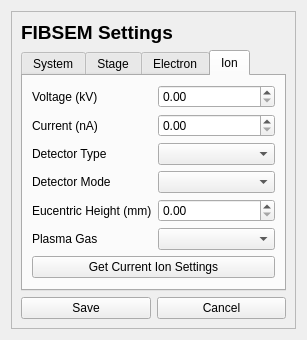
<?xml version="1.0" encoding="UTF-8"?>
<ui version="4.0">
 <class>Dialog</class>
 <widget class="QDialog" name="Dialog">
  <property name="geometry">
   <rect>
    <x>0</x>
    <y>0</y>
    <width>307</width>
    <height>340</height>
   </rect>
  </property>
  <property name="windowTitle">
   <string>Dialog</string>
  </property>
  <layout class="QGridLayout" name="gridLayout">
   <item row="2" column="0">
    <widget class="QFrame" name="frame">
     <property name="frameShape">
      <enum>QFrame::StyledPanel</enum>
     </property>
     <property name="frameShadow">
      <enum>QFrame::Raised</enum>
     </property>
     <layout class="QGridLayout" name="gridLayout_2">
      <item row="1" column="0" colspan="2">
       <widget class="QTabWidget" name="tabWidget">
        <property name="currentIndex">
         <number>3</number>
        </property>
        <widget class="QWidget" name="system">
         <attribute name="title">
          <string>System</string>
         </attribute>
         <layout class="QGridLayout" name="gridLayout_3">
          <item row="0" column="1">
           <widget class="QLineEdit" name="lineEdit_system_ip_address"/>
          </item>
          <item row="0" column="0">
           <widget class="QLabel" name="label_system_ip_address">
            <property name="text">
             <string>IP Address</string>
            </property>
           </widget>
          </item>
          <item row="1" column="0">
           <widget class="QLabel" name="label_system_application_file">
            <property name="text">
             <string>Default Application File</string>
            </property>
           </widget>
          </item>
          <item row="1" column="1">
           <widget class="QComboBox" name="comboBox_system_application_file"/>
          </item>
          <item row="2" column="0">
           <spacer name="verticalSpacer">
            <property name="orientation">
             <enum>Qt::Vertical</enum>
            </property>
            <property name="sizeHint" stdset="0">
             <size>
              <width>20</width>
              <height>40</height>
             </size>
            </property>
           </spacer>
          </item>
         </layout>
        </widget>
        <widget class="QWidget" name="stage">
         <attribute name="title">
          <string>Stage</string>
         </attribute>
         <layout class="QGridLayout" name="gridLayout_4">
          <item row="2" column="1">
           <widget class="QSpinBox" name="spinBox_stage_pre_tilt"/>
          </item>
          <item row="4" column="1">
           <widget class="QSpinBox" name="spinBox_stage_tilt_flat_to_ion"/>
          </item>
          <item row="0" column="0">
           <widget class="QLabel" name="label_stage_rotation_flat_to_electron">
            <property name="text">
             <string>Rotation Flat to Electron (deg)</string>
            </property>
           </widget>
          </item>
          <item row="1" column="0">
           <widget class="QLabel" name="label_stage_rotation_flat_to_ion">
            <property name="text">
             <string>Rotation Flat to Ion (deg)</string>
            </property>
           </widget>
          </item>
          <item row="2" column="0">
           <widget class="QLabel" name="label_stage_pre_tilt">
            <property name="text">
             <string>Shuttle Pre-Tilt (deg)</string>
            </property>
           </widget>
          </item>
          <item row="0" column="1">
           <widget class="QSpinBox" name="spinBox_stage_rotation_flat_to_electron">
            <property name="maximum">
             <number>361</number>
            </property>
           </widget>
          </item>
          <item row="3" column="1">
           <widget class="QSpinBox" name="spinBox_stage_tilt_flat_to_electron"/>
          </item>
          <item row="1" column="1">
           <widget class="QSpinBox" name="spinBox_stage_rotation_flat_to_ion">
            <property name="maximum">
             <number>361</number>
            </property>
           </widget>
          </item>
          <item row="5" column="1">
           <widget class="QDoubleSpinBox" name="doubleSpinBox_stage_needle_height_limit"/>
          </item>
          <item row="3" column="0">
           <widget class="QLabel" name="label_stage_tilt_flat_to_electron">
            <property name="text">
             <string>Tilt Flat to Electron (deg)</string>
            </property>
           </widget>
          </item>
          <item row="5" column="0">
           <widget class="QLabel" name="label_stage_needle_height_limit">
            <property name="text">
             <string>Needle Height Limit (mm)</string>
            </property>
           </widget>
          </item>
          <item row="4" column="0">
           <widget class="QLabel" name="label_stage_tilt_flat_to_ion">
            <property name="text">
             <string>Tilt Flat to Ion (deg)</string>
            </property>
           </widget>
          </item>
          <item row="6" column="1">
           <spacer name="verticalSpacer_2">
            <property name="orientation">
             <enum>Qt::Vertical</enum>
            </property>
            <property name="sizeHint" stdset="0">
             <size>
              <width>20</width>
              <height>40</height>
             </size>
            </property>
           </spacer>
          </item>
         </layout>
        </widget>
        <widget class="QWidget" name="electron">
         <attribute name="title">
          <string>Electron</string>
         </attribute>
         <layout class="QGridLayout" name="gridLayout_5">
          <item row="2" column="0">
           <widget class="QLabel" name="label_electron_detector_type">
            <property name="text">
             <string>Detector Type</string>
            </property>
           </widget>
          </item>
          <item row="0" column="0">
           <widget class="QLabel" name="label_electron_votlage">
            <property name="text">
             <string>Voltage (kV)</string>
            </property>
           </widget>
          </item>
          <item row="4" column="0">
           <widget class="QLabel" name="label_electron_eucentric_height">
            <property name="text">
             <string>Eucentric Height (mm)</string>
            </property>
           </widget>
          </item>
          <item row="1" column="1">
           <widget class="QDoubleSpinBox" name="doubleSpinBox_electron_current">
            <property name="singleStep">
             <double>0.010000000000000</double>
            </property>
           </widget>
          </item>
          <item row="0" column="1">
           <widget class="QDoubleSpinBox" name="doubleSpinBox_electron_voltage">
            <property name="singleStep">
             <double>0.010000000000000</double>
            </property>
           </widget>
          </item>
          <item row="1" column="0">
           <widget class="QLabel" name="label_electron_current">
            <property name="text">
             <string>Current (pA)</string>
            </property>
           </widget>
          </item>
          <item row="2" column="1">
           <widget class="QComboBox" name="comboBox_electron_detector_type"/>
          </item>
          <item row="3" column="1">
           <widget class="QComboBox" name="comboBox_electron_detector_mode"/>
          </item>
          <item row="5" column="0" colspan="2">
           <widget class="QPushButton" name="pushButton_get_electron_settings">
            <property name="text">
             <string>Get Current Electron Settings</string>
            </property>
           </widget>
          </item>
          <item row="3" column="0">
           <widget class="QLabel" name="label_electron_detector_mode">
            <property name="text">
             <string>Detector Mode</string>
            </property>
           </widget>
          </item>
          <item row="4" column="1">
           <widget class="QDoubleSpinBox" name="doubleSpinBox_electron_eucentric_height">
            <property name="singleStep">
             <double>0.010000000000000</double>
            </property>
           </widget>
          </item>
          <item row="6" column="0">
           <spacer name="verticalSpacer_3">
            <property name="orientation">
             <enum>Qt::Vertical</enum>
            </property>
            <property name="sizeHint" stdset="0">
             <size>
              <width>20</width>
              <height>40</height>
             </size>
            </property>
           </spacer>
          </item>
         </layout>
        </widget>
        <widget class="QWidget" name="ion">
         <attribute name="title">
          <string>Ion</string>
         </attribute>
         <layout class="QGridLayout" name="gridLayout_6">
          <item row="6" column="0" colspan="2">
           <widget class="QPushButton" name="pushButton_get_ion_settings">
            <property name="text">
             <string>Get Current Ion Settings</string>
            </property>
           </widget>
          </item>
          <item row="5" column="0">
           <widget class="QLabel" name="label_ion_plasma_gas">
            <property name="text">
             <string>Plasma Gas</string>
            </property>
           </widget>
          </item>
          <item row="2" column="1">
           <widget class="QComboBox" name="comboBox_ion_detector_type"/>
          </item>
          <item row="2" column="0">
           <widget class="QLabel" name="label_ion_detector_type">
            <property name="text">
             <string>Detector Type</string>
            </property>
           </widget>
          </item>
          <item row="4" column="0">
           <widget class="QLabel" name="label_ion_eucentric_height">
            <property name="text">
             <string>Eucentric Height (mm)</string>
            </property>
           </widget>
          </item>
          <item row="1" column="1">
           <widget class="QDoubleSpinBox" name="doubleSpinBox_ion_current"/>
          </item>
          <item row="3" column="0">
           <widget class="QLabel" name="label_ion_detector_mode">
            <property name="text">
             <string>Detector Mode</string>
            </property>
           </widget>
          </item>
          <item row="4" column="1">
           <widget class="QDoubleSpinBox" name="doubleSpinBox_ion_eucentric_height"/>
          </item>
          <item row="0" column="1">
           <widget class="QDoubleSpinBox" name="doubleSpinBox_ion_voltage"/>
          </item>
          <item row="0" column="0">
           <widget class="QLabel" name="label_ion_voltage">
            <property name="text">
             <string>Voltage (kV)</string>
            </property>
           </widget>
          </item>
          <item row="5" column="1">
           <widget class="QComboBox" name="comboBox_ion_plasma_gas"/>
          </item>
          <item row="3" column="1">
           <widget class="QComboBox" name="comboBox_ion_detector_mode"/>
          </item>
          <item row="1" column="0">
           <widget class="QLabel" name="label_ion_current">
            <property name="text">
             <string>Current (nA)</string>
            </property>
           </widget>
          </item>
          <item row="7" column="0">
           <spacer name="verticalSpacer_4">
            <property name="orientation">
             <enum>Qt::Vertical</enum>
            </property>
            <property name="sizeHint" stdset="0">
             <size>
              <width>20</width>
              <height>40</height>
             </size>
            </property>
           </spacer>
          </item>
         </layout>
        </widget>
       </widget>
      </item>
      <item row="10" column="0">
       <widget class="QPushButton" name="pushButton_save_settings">
        <property name="text">
         <string>Save</string>
        </property>
       </widget>
      </item>
      <item row="0" column="0" colspan="2">
       <widget class="QLabel" name="label_title">
        <property name="font">
         <font>
          <pointsize>14</pointsize>
          <weight>75</weight>
          <bold>true</bold>
         </font>
        </property>
        <property name="text">
         <string>FIBSEM Settings</string>
        </property>
       </widget>
      </item>
      <item row="10" column="1">
       <widget class="QPushButton" name="pushButton_cancel">
        <property name="text">
         <string>Cancel</string>
        </property>
       </widget>
      </item>
     </layout>
    </widget>
   </item>
  </layout>
 </widget>
 <resources/>
 <connections/>
</ui>
